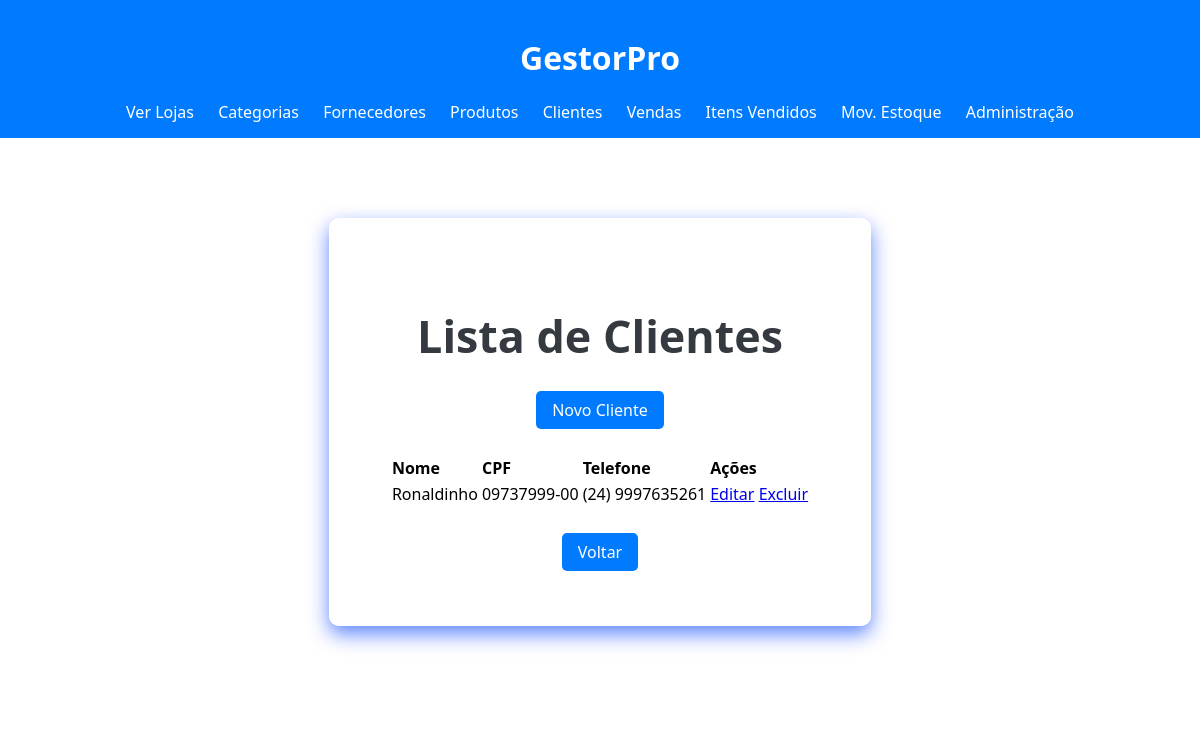
Page /clientes/ (signed in) on the earlier database version.
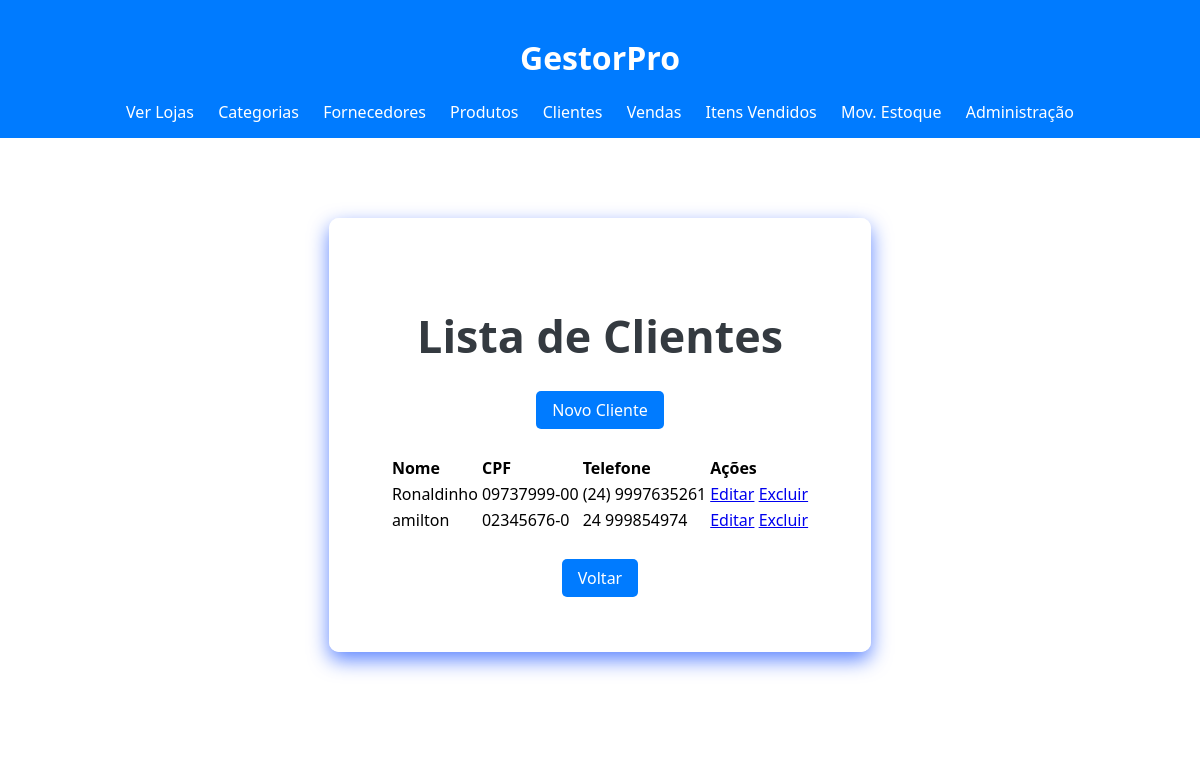
Same page on the later database version.
### loja_app/models.py (models this page shows, shortened)
class Cliente(models.Model):
    user = models.OneToOneField(settings.AUTH_USER_MODEL, on_delete=models.SET_NULL, null=True, blank=True)
    nome = models.CharField(max_length=200, verbose_name="Nome do Cliente")
    cpf = models.CharField(max_length=14, verbose_name="CPF", unique=True, blank=True, null=True)
    telefone = models.CharField(max_length=15, verbose_name="Telefone", blank=True, null=True)
    rua = models.CharField(max_length=200, verbose_name="Rua", blank=True, null=True)
    numero = models.CharField(max_length=10, verbose_name="Número", blank=True, null=True)
    bairro = models.CharField(max_length=100, verbose_name="Bairro", blank=True, null=True)
    estado = models.CharField(max_length=50, verbose_name="Estado", blank=True, null=True)

### loja_app/views.py (the view)
# urls.py: path('clientes/', views.lista_clientes, name='lista_clientes'),
@staff_member_required
def lista_clientes(request):
    clientes = Cliente.objects.all()
    return render(request, 'loja_app/cliente_list.html', {'clientes': clientes})

### loja_app/templates/loja_app/cliente_list.html (shortened to what this page needs)
{% extends 'loja_app/base.html' %}
{% load static %}
{% block body_class %}dashboard-page{% endblock %}
{% block extra_css %}
    <link rel="stylesheet" href="{% static 'loja_app/css/home.css' %}">
{% endblock %}
{% block content %}
<div class="dashboard-simple-container">
    <div class="dashboard-simple-content" style="max-width: 1200px;">
        <h2>Lista de Clientes</h2>
        <a href="{% url 'cadastrar_cliente' %}" class="botao">Novo Cliente</a>
        <table style="width: 100%; margin-top: 20px; text-align: left;">
            <thead>
                <tr>
                    <th>Nome</th>
                    <th>CPF</th>
                    <th>Telefone</th>
                    <th>Ações</th>
                </tr>
            </thead>
            <tbody>
                {% for cliente in clientes %}
                <tr>
                    <td>{{ cliente.nome }}</td>
                    <td>{{ cliente.cpf|default:"-" }}</td>
                    <td>{{ cliente.telefone|default:"-" }}</td>
                    <td>
                        <a href="{% url 'editar_cliente' cliente.id %}">Editar</a>
                        <a href="{% url 'excluir_cliente' cliente.id %}">Excluir</a>
                    </td>
                </tr>
                {% empty %}
                <tr><td colspan="4">Nenhum cliente cadastrado.</td></tr>
                {% endfor %}
            </tbody>
        </table>
        <div class="back-button-container" style="margin-top: 20px;">
            <a href="{% url 'dashboard' %}" class="botao">Voltar</a>
        </div>
    </div>
</div>
{% endblock %}

Differences in the rows shown:
added Cliente: nome "amilton", cpf "02345676-0", telefone "24 999854974"
